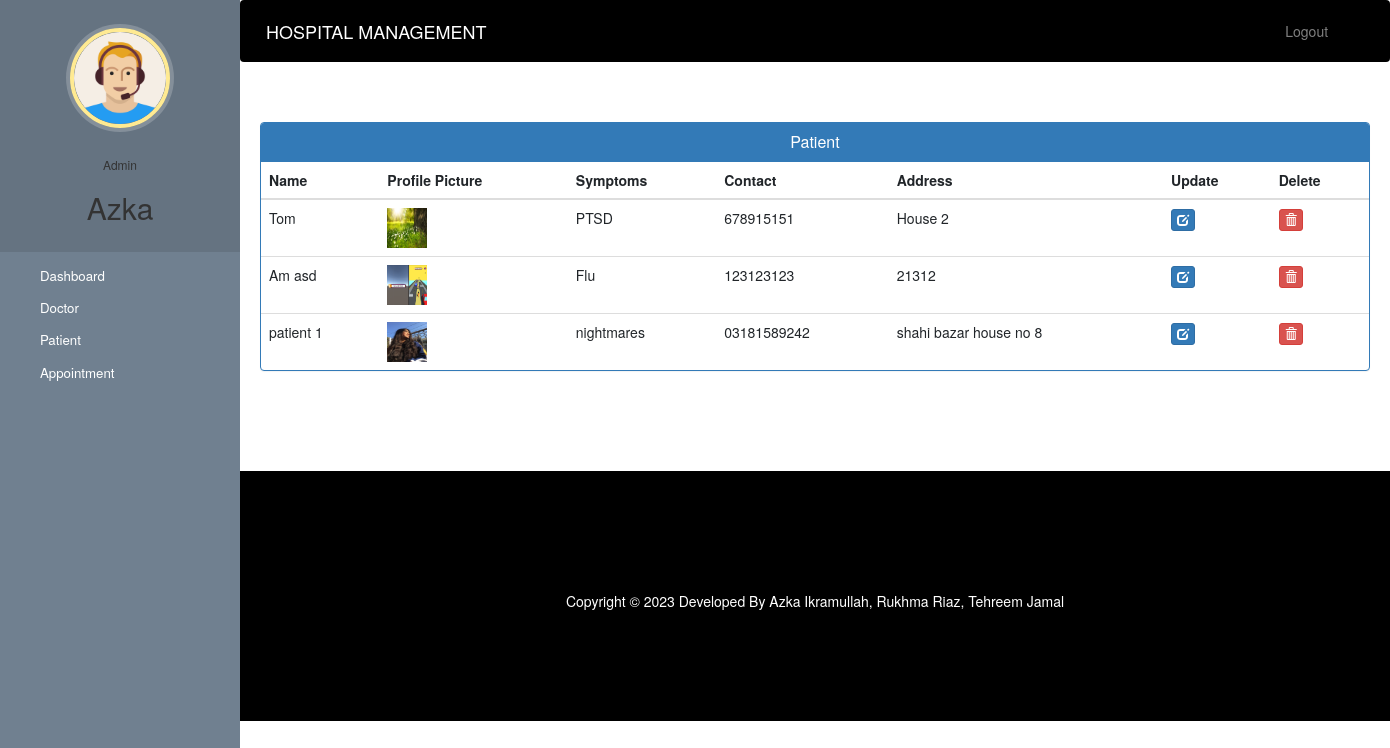
The page /admin-view-patient (signed in) on the database its author committed.
### hospital/models.py (models this page shows, shortened)
class Patient(models.Model):
    user=models.OneToOneField(User,on_delete=models.CASCADE)
    profile_pic= models.ImageField(upload_to='profile_pic/PatientProfilePic/',null=True,blank=True)
    address = models.CharField(max_length=40)
    mobile = models.CharField(max_length=20,null=False)
    symptoms = models.CharField(max_length=100,null=False)
    assignedDoctorId = models.PositiveIntegerField(null=True)
    admitDate=models.DateField(auto_now=True)
    status=models.BooleanField(default=False)
    @property
    def get_name(self):
        return self.user.first_name+" "+self.user.last_name

### hospital/views.py (the view)
# urls.py: path('admin-view-patient', views.admin_view_patient_view,name='admin-view-patient'),
@login_required(login_url='adminlogin')
@user_passes_test(is_admin)
def admin_view_patient_view(request):
    patients=models.Patient.objects.all().filter(status=True)
    return render(request,'hospital/admin_view_patient.html',{'patients':patients})

### hospital/views.py (called while the page is built)
def is_admin(user):
    return user.groups.filter(name='ADMIN').exists()

### templates/hospital/admin_view_patient.html (shortened to what this page needs)
{% extends 'hospital/admin_base.html' %}
{% block content %}
{%load static%}
<head>
  <link href="//netdna.bootstrapcdn.com/bootstrap/3.0.0/css/bootstrap.min.css" rel="stylesheet" id="bootstrap-css">
</head>
<div class="container">
  <div class="panel panel-primary">
    <div class="panel-heading">
      <h6 class="panel-title">Patient</h6>
    </div>
    <table class="table table-hover" id="dev-table">
      <thead>
        <tr>
          <th>Name</th>
          <th>Profile Picture</th>
          <th>Symptoms</th>
          <th>Contact</th>
          <th>Address</th>
          <th>Update</th>
          <th>Delete</th>
        </tr>
      </thead>
      {% for p in patients %}
      <tr>
        <td> {{p.get_name}}</td>
        <td> <img src="{% static p.profile_pic.url %}" alt="Profile Pic" height="40px" width="40px" /></td>
        <td>{{p.symptoms}}</td>
        <td>{{p.mobile}}</td>
        <td>{{p.address}}</td>
        <td><a class="btn btn-primary btn-xs" href="{% url 'update-patient' p.id  %}"><span class="glyphicon glyphicon-edit"></span></a></td>
        <td><a class="btn btn-danger btn-xs" href="{% url 'delete-patient-from-hospital' p.id  %}"><span class="glyphicon glyphicon-trash"></span></a></td>
      </tr>
      {% endfor %}
    </table>
  </div>
</div>
{% endblock content %}

### templates/hospital/admin_base.html (shortened to what this page needs)
<!DOCTYPE html>
{% load static %}
<html lang="en">
<head>
  <link rel="stylesheet" href="https://stackpath.bootstrapcdn.com/bootstrap/4.3.1/css/bootstrap.min.css">
  <link rel="stylesheet" href="https://maxcdn.bootstrapcdn.com/font-awesome/4.7.0/css/font-awesome.min.css">
  <link rel="stylesheet" href="{% static '/style.css' %}">
</head>
<body>
  <nav class="menu" tabindex="0">
    <header class="avatar">
      <img src="{% static "images/adminpropic.png" %}" />
      <br><br>
      <h6>Admin</h6>
      <h2>{{request.user.first_name}}</h2>
    </header>
    <ul>
      <li tabindex="0" class="icon-dashboard"> <a style="color:white; text-decoration:none;" href="/admin-dashboard"><span>Dashboard</span></a> </li>
      <li tabindex="0" class="icon-customers"> <a style="color:white; text-decoration:none;" href="/admin-doctor"><span>Doctor</span></a></li>
      <li tabindex="0" class="icon-users"> <a style="color:white; text-decoration:none;" href="/admin-patient"><span>Patient</span></a></li>
      <li tabindex="0" class="icon-calendar"> <a style="color:white; text-decoration:none;" href="/admin-appointment"><span>Appointment</span></a></li>
    </ul>
  </nav>
  <main>
    <div class="bs-example">
      <nav class="navbar navbar-expand-md  navbar-dark fixed-top" style="background:black;">
        <a href="/admin-dashboard" class="navbar-brand">HOSPITAL MANAGEMENT</a>
        <div class="collapse navbar-collapse justify-content-between" id="navbarCollapse">
          <div class="navbar-nav" style=" margin-left: 90%;">
            <a href="/logout" class="nav-item nav-link">Logout</a>
          </div>
        </div>
      </nav>
    </div>
    <br><br>
    {% block content %}
    {% endblock content %}
    <br><br><br><br>
    <footer>
      <br>
      <div class="container">
        <div class="row">
          <div class="col-md-12 col-sm-12">
            <div style="color:#ffffff;" class="wow fadeInUp footer-copyright">
              <p>
                Copyright &copy; 2023 Developed By Azka Ikramullah, Rukhma Riaz, Tehreem Jamal </p>
            </div>
          </div>
        </div>
      </div>
    </footer>
  </main>
</body>
</html>

### static/style.css (style rules this page uses)
body { padding-left: 240px; }
main { position: relative; height: 100vh; }
.menu { background: #5bc995; height: 100vh; width: 240px; position: fixed; top: 0px; left: 0; z-index: 5; outline: none; }
.menu .avatar { background: rgba(0, 0, 0, 0.1); padding: 2em 0.5em; text-align: center; }
.menu .avatar img { width: 100px; border-radius: 50%; overflow: hidden; border: 4px solid #ffea92; box-shadow: 0 0 0 4px rgba(255, 255, 255, 0.2); }
.menu .avatar h2 { font-weight: normal; margin-bottom: 0; }
.menu ul { list-style: none; padding: 0.5em 0; margin: 0; }
.menu ul li { padding: 0.5em 1em 0.5em 3em; font-size: 0.95em; font-weight: regular; background-repeat: no-repeat; background-position: left 15px center; background-size: auto 20px; transition: all 0.15s linear; cursor: pointer; }
.menu ul li.icon-dashboard { background-image: url("http://www.entypo.com/images//gauge.svg"); }
.menu ul li.icon-customers { background-image: url("http://www.entypo.com/images//briefcase.svg"); }
.menu ul li.icon-users { background-image: url("http://www.entypo.com/images//users.svg"); }
.menu ul li.icon-calendar { background-image: url("http://www.entypo.com/images//calendar.svg"); }

### templates/hospital/admin_base.html (style rules this page uses)
a:link { text-decoration: none; }
a { color: white; }
footer { padding: 0px 0px 0px 0px; background-color: black; margin: 0px; }
p { text-align: center; }
body { padding-left: 240px; }
main { position: relative; height: 100vh; }
.menu { background: slategray; height: 100vh; width: 240px; position: fixed; top: 0px; left: 0; z-index: 5; outline: none; }
.menu .avatar { background: rgba(0, 0, 0, 0.1); padding: 2em 0.5em; text-align: center; }
.menu .avatar img { width: 100px; border-radius: 50%; overflow: hidden; border: 4px solid #ffea92; box-shadow: 0 0 0 4px rgba(255, 255, 255, 0.2); }
.menu .avatar h2 { font-weight: normal; margin-bottom: 0; }
.menu ul { list-style: none; padding: 0.5em 0; margin: 0; }
.menu ul li { padding: 0.5em 1em 0.5em 3em; font-size: 0.95em; font-weight: regular; background-repeat: no-repeat; background-position: left 15px center; background-size: auto 20px; transition: all 0.15s linear; cursor: pointer; }
.menu ul li.icon-dashboard { background-image: url("http://www.entypo.com/images//gauge.svg"); }
.menu ul li.icon-customers { background-image: url("http://www.entypo.com/images//briefcase.svg"); }
.menu ul li.icon-users { background-image: url("http://www.entypo.com/images//users.svg"); }
.menu ul li.icon-calendar { background-image: url("http://www.entypo.com/images//calendar.svg"); }

### templates/hospital/admin_view_patient.html (style rules this page uses)
a:link { text-decoration: none; }
h6 { text-align: center; }
.row { margin: 100px; }

### rows shown on the page
Patient: get_name "Tom", profile_pic (picture), symptoms "PTSD", mobile "678915151", address "House 2"
Patient: get_name "Am asd", profile_pic (picture), symptoms "Flu", mobile "123123123", address "21312"
Patient: get_name "patient 1", profile_pic (picture), symptoms "nightmares", mobile "03181589242", address "shahi bazar house no 8"

### other values the page prints
{{ request.user.first_name }} "Azka"
